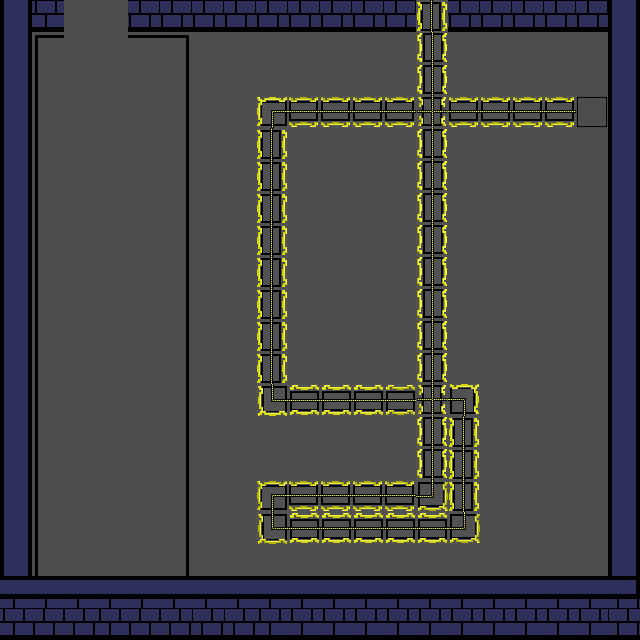

This game map was drawn from its Tiled (.tmx) file and the tilesets committed beside it. A one-line description and the trimmed map source follow:
An orthogonal 20x20 tile map with 32x32 px tiles, 2 tile layers (baseLayer, overlayLayer), 1 hidden layer not drawn, 6 tilesets.

<map version="1.0" orientation="orthogonal" renderorder="right-down" width="20" height="20" tilewidth="32" tileheight="32" nextobjectid="1">
 <tileset firstgid="1" name="Test1" tilewidth="32" tileheight="32" tilecount="1">
  <image source="../FloorTile.gif" trans="ff00ff" width="32" height="32" />
 </tileset>
 <tileset firstgid="2" name="FloorTile2" tilewidth="32" tileheight="32" tilecount="9">
  <image source="../FloorTile.png" trans="ff00ff" width="96" height="96" />
 </tileset>
 <tileset firstgid="11" name="Wall2" tilewidth="32" tileheight="32" tilecount="16">
  <image source="../WallTiles.png" trans="ff00ff" width="128" height="128" />
 </tileset>
 <tileset firstgid="27" name="FullFloorHooks" tilewidth="32" tileheight="32" tilecount="9">
  <image source="../FullFloorHooks.png" trans="ff00ff" width="96" height="96" />
 </tileset>
 <tileset firstgid="36" name="FloorTileLighter" tilewidth="32" tileheight="32" tilecount="9">
  <image source="../FloorTileLighter.png" trans="ff00ff" width="96" height="96" />
 </tileset>
 <tileset firstgid="45" name="FloorHooks" tilewidth="32" tileheight="32" tilecount="9">
  <image source="../FullFloorHooks2.png" trans="ff00ff" width="96" height="96" />
 </tileset>
 <layer name="baseLayer" width="20" height="20">
  <data>[400 cells, 400 non-empty, 26 distinct tile ids]</data>
 </layer>
 <layer name="overlayLayer" width="20" height="20">
  <data>[400 cells, 5 non-empty, 1 distinct tile ids]</data>
 </layer>
 <layer name="collisionLayer" width="20" height="20" visible="0">
  <data>[400 cells, 315 non-empty, 1 distinct tile ids]</data>
 </layer>
</map>